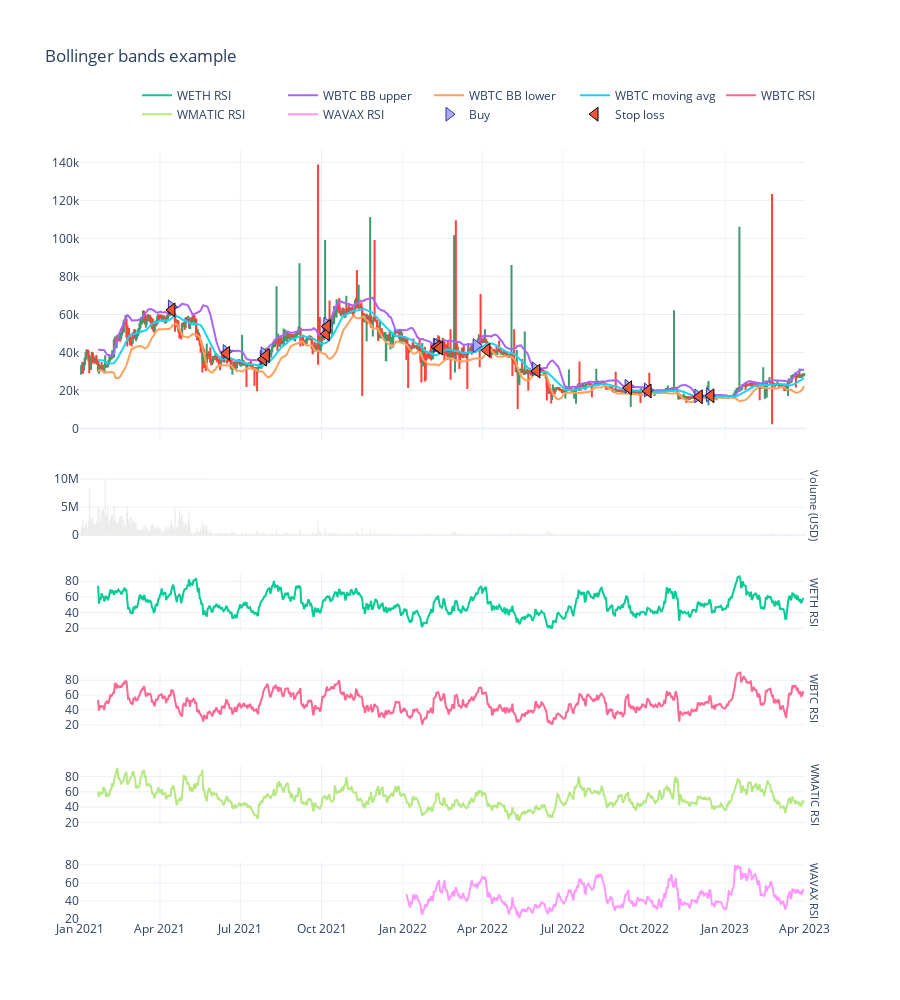

Notebook cell for this chart:
### Markdown cell above
### Price action and technical indicators

- Plot the prica action for the trading pair we backtested.
- Overlay trades on the top of technical indicators

### Code cell
# This is added to improve the image resolution of matplotlib charts generated by quantstats library
%config InlineBackend.figure_format = 'svg'

from tradeexecutor.visual.single_pair import visualise_single_pair, visualise_single_pair_positions_with_duration_and_slippage
from tradingstrategy.charting.candle_chart import VolumeBarMode

examined_pair = universe.get_pair_by_human_description(EXAMINED_PAIR)

figure = visualise_single_pair(
    state,
    universe.universe.candles,
    pair_id=examined_pair.internal_id,
    start_at=START_AT,
    end_at=END_AT,
    volume_bar_mode=VolumeBarMode.separate,
    volume_axis_name="Volume (USD)",
    height = 1000,
)

figure.show()

### Figure 1 — Plotly figure (JSON) as saved in the notebook; plotly's stock layout.template omitted (floating-point values rounded to 4 significant figures; data arrays with more than 128 entries replaced by an {"elided": "..."} marker saying what was removed)
{"data": [{"marker": {"color": "rgba(128,128,128,0.5)"}, "showlegend": false, "type": "bar", "x": {"elided": "821 str values"}, "xaxis": "x2", "y": {"elided": "821 float values"}, "yaxis": "y2"}, {"close": {"elided": "821 float values"}, "high": {"elided": "821 float values"}, "hoverinfo": "text", "low": {"elided": "821 float values"}, "open": {"elided": "821 float values"}, "showlegend": false, "text": {"elided": "821 str values"}, "type": "candlestick", "x": {"elided": "821 str values"}, "xaxis": "x", "yaxis": "y"}, {"line": {"shape": "linear"}, "mode": "lines", "name": "WETH RSI", "type": "scatter", "x": {"elided": "800 str values"}, "xaxis": "x3", "y": {"elided": "800 float values"}, "yaxis": "y3"}, {"line": {"shape": "linear"}, "mode": "lines", "name": "WBTC BB upper", "type": "scatter", "x": {"elided": "800 str values"}, "xaxis": "x", "y": {"elided": "800 float values"}, "yaxis": "y"}, {"line": {"shape": "linear"}, "mode": "lines", "name": "WBTC BB lower", "type": "scatter", "x": {"elided": "800 str values"}, "xaxis": "x", "y": {"elided": "800 float values"}, "yaxis": "y"}, {"line": {"shape": "linear"}, "mode": "lines", "name": "WBTC moving avg", "type": "scatter", "x": {"elided": "800 str values"}, "xaxis": "x", "y": {"elided": "800 float values"}, "yaxis": "y"}, {"line": {"shape": "linear"}, "mode": "lines", "name": "WBTC RSI", "type": "scatter", "x": {"elided": "800 str values"}, "xaxis": "x4", "y": {"elided": "800 float values"}, "yaxis": "y4"}, {"line": {"shape": "linear"}, "mode": "lines", "name": "WMATIC RSI", "type": "scatter", "x": {"elided": "800 str values"}, "xaxis": "x5", "y": {"elided": "800 float values"}, "yaxis": "y5"}, {"line": {"shape": "linear"}, "mode": "lines", "name": "WAVAX RSI", "type": "scatter", "x": {"elided": "451 str values"}, "xaxis": "x6", "y": {"elided": "451 float values"}, "yaxis": "y6"}, {"hoverinfo": "text", "marker": {"color": "#aaaaff", "line": {"color": "#3333aa", "width": 1}, "size": 12, "symbol": "triangle-right"}, "mode": "markers", "name": "Buy", "text": ["Buy WBTC<br><br>Executed at: 2021-04-14 00:00:00<br>Value: 850.4291 USD<br>Quantity: 0.013282 WBTC<br><br>Mid-price: 63998.6375 WBTC / USD<br>Executed at price: 64030.6368 WBTC / USD<br>Estimated execution price: 64030.6368 WBTC / USD<br><br>Fees paid: $0.43<br>Fees planned: $0.43<br>Fees: 0.0005 %", "Buy WBTC<br><br>Executed at: 2021-06-15 00:00:00<br>Value: 1011.5185 USD<br>Quantity: 0.024934 WBTC<br><br>Mid-price: 40547.2693 WBTC / USD<br>Executed at price: 40567.5430 WBTC / USD<br>Estimated execution price: 40567.5430 WBTC / USD<br><br>Fees paid: $0.51<br>Fees planned: $0.51<br>Fees: 0.0005 %", "Buy WBTC<br><br>Executed at: 2021-07-27 00:00:00<br>Value: 1007.5259 USD<br>Quantity: 0.026953 WBTC<br><br>Mid-price: 37361.6772 WBTC / USD<br>Executed at price: 37380.3580 WBTC / USD<br>Estimated execution price: 37380.3580 WBTC / USD<br><br>Fees paid: $0.50<br>Fees planned: $0.50<br>Fees: 0.0005 %", "Buy WBTC<br><br>Executed at: 2021-07-28 00:00:00<br>Value: 1003.6707 USD<br>Quantity: 0.025515 WBTC<br><br>Mid-price: 39316.3138 WBTC / USD<br>Executed at price: 39335.9719 WBTC / USD<br>Estimated execution price: 39335.9719 WBTC / USD<br><br>Fees paid: $0.50<br>Fees planned: $0.50<br>Fees: 0.0005 %", "Buy WBTC<br><br>Executed at: 2021-10-06 00:00:00<br>Value: 1035.0238 USD<br>Quantity: 0.020087 WBTC<br><br>Mid-price: 51501.3057 WBTC / USD<br>Executed at price: 51527.0564 WBTC / USD<br>Estimated execution price: 51527.0564 WBTC / USD<br><br>Fees paid: $0.52<br>Fees planned: $0.52<br>Fees: 0.0005 %", "Buy WBTC<br><br>Executed at: 2021-10-07 00:00:00<br>Value: 1029.1628 USD<br>Quantity: 0.018758 WBTC<br><br>Mid-price: 54836.4597 WBTC / USD<br>Executed at price: 54863.8780 WBTC / USD<br>Estimated execution price: 54863.8780 WBTC / USD<br><br>Fees paid: $0.51<br>Fees planned: $0.51<br>Fees: 0.0005 %", "Buy WBTC<br><br>Executed at: 2022-02-08 00:00:00<br>Value: 989.1806 USD<br>Quantity: 0.022518 WBTC<br><br>Mid-price: 43906.5317 WBTC / USD<br>Executed at price: 43928.4850 WBTC / USD<br>Estimated execution price: 43928.4850 WBTC / USD<br><br>Fees paid: $0.49<br>Fees planned: $0.49<br>Fees: 0.0005 %", "Buy WBTC<br><br>Executed at: 2022-02-09 00:00:00<br>Value: 985.4063 USD<br>Quantity: 0.022499 WBTC<br><br>Mid-price: 43776.5898 WBTC / USD<br>Executed at price: 43798.4781 WBTC / USD<br>Estimated execution price: 43798.4781 WBTC / USD<br><br>Fees paid: $0.49<br>Fees planned: $0.49<br>Fees: 0.0005 %", "Buy WBTC<br><br>Executed at: 2022-03-25 00:00:00<br>Value: 975.2730 USD<br>Quantity: 0.022325 WBTC<br><br>Mid-price: 43662.6083 WBTC / USD<br>Executed at price: 43684.4396 WBTC / USD<br>Estimated execution price: 43684.4396 WBTC / USD<br><br>Fees paid: $0.49<br>Fees planned: $0.49<br>Fees: 0.0005 %", "Buy WBTC<br><br>Executed at: 2022-05-31 00:00:00<br>Value: 965.9611 USD<br>Quantity: 0.030706 WBTC<br><br>Mid-price: 31442.4562 WBTC / USD<br>Executed at price: 31458.1774 WBTC / USD<br>Estimated execution price: 31458.1774 WBTC / USD<br><br>Fees paid: $0.48<br>Fees planned: $0.48<br>Fees: 0.0005 %", "Buy WBTC<br><br>Executed at: 2022-09-13 00:00:00<br>Value: 977.4004 USD<br>Quantity: 0.043921 WBTC<br><br>Mid-price: 22242.3601 WBTC / USD<br>Executed at price: 22253.4813 WBTC / USD<br>Estimated execution price: 22253.4813 WBTC / USD<br><br>Fees paid: $0.49<br>Fees planned: $0.49<br>Fees: 0.0005 %", "Buy WBTC<br><br>Executed at: 2022-10-05 00:00:00<br>Value: 971.5426 USD<br>Quantity: 0.047856 WBTC<br><br>Mid-price: 20291.1794 WBTC / USD<br>Executed at price: 20301.3250 WBTC / USD<br>Estimated execution price: 20301.3250 WBTC / USD<br><br>Fees paid: $0.49<br>Fees planned: $0.49<br>Fees: 0.0005 %", "Buy WBTC<br><br>Executed at: 2022-12-01 00:00:00<br>Value: 946.7387 USD<br>Quantity: 0.055089 WBTC<br><br>Mid-price: 17177.0192 WBTC / USD<br>Executed at price: 17185.6077 WBTC / USD<br>Estimated execution price: 17185.6077 WBTC / USD<br><br>Fees paid: $0.47<br>Fees planned: $0.47<br>Fees: 0.0005 %", "Buy WBTC<br><br>Executed at: 2022-12-14 00:00:00<br>Value: 938.5261 USD<br>Quantity: 0.052921 WBTC<br><br>Mid-price: 17725.5564 WBTC / USD<br>Executed at price: 17734.4192 WBTC / USD<br>Estimated execution price: 17734.4192 WBTC / USD<br><br>Fees paid: $0.47<br>Fees planned: $0.47<br>Fees: 0.0005 %"], "type": "scatter", "x": ["2021-04-14T00:00:00", "2021-06-15T00:00:00", "2021-07-27T00:00:00", "2021-07-28T00:00:00", "2021-10-06T00:00:00", "2021-10-07T00:00:00", "2022-02-08T00:00:00", "2022-02-09T00:00:00", "2022-03-25T00:00:00", "2022-05-31T00:00:00", "2022-09-13T00:00:00", "2022-10-05T00:00:00", "2022-12-01T00:00:00", "2022-12-14T00:00:00"], "xaxis": "x", "y": [64000.0, 40550.0, 37360.0, 39320.0, 51500.0, 54840.0, 43910.0, 43780.0, 43660.0, 31440.0, 22240.0, 20290.0, 17180.0, 17730.0], "yaxis": "y"}, {"hoverinfo": "text", "marker": {"color": "#aaaaff", "line": {"color": "#3333aa", "width": 1}, "size": 12, "symbol": "triangle-left"}, "mode": "markers", "name": "Sell", "text": [], "type": "scatter", "x": [], "xaxis": "x", "y": [], "yaxis": "y"}, {"hoverinfo": "text", "marker": {"line": {"color": "black", "width": 1}, "size": 12, "symbol": "triangle-left"}, "mode": "markers", "name": "Stop loss", "text": ["Stop loss WBTC<br><br>Trigger was at 62718.6648 WBTC / USD<br><br>Executed at: 2021-04-14 12:45:00<br>Value: 828.5264 USD<br>Quantity: 0.013282 WBTC<br><br>Mid-price: 62412.7403 WBTC / USD<br>Executed at price: 62381.5340 WBTC / USD<br>Estimated execution price: 62381.5340 WBTC / USD<br><br>Fees paid: $0.41<br>Fees planned: $0.41<br>Fees: 0.0005 %", "Stop loss WBTC<br><br>Trigger was at 39736.3239 WBTC / USD<br><br>Executed at: 2021-06-15 10:15:00<br>Value: 987.3210 USD<br>Quantity: 0.024934 WBTC<br><br>Mid-price: 39616.8986 WBTC / USD<br>Executed at price: 39597.0902 WBTC / USD<br>Estimated execution price: 39597.0902 WBTC / USD<br><br>Fees paid: $0.49<br>Fees planned: $0.49<br>Fees: 0.0005 %", "Stop loss WBTC<br><br>Trigger was at 36614.4436 WBTC / USD<br><br>Executed at: 2021-07-27 02:45:00<br>Value: 984.1614 USD<br>Quantity: 0.026953 WBTC<br><br>Mid-price: 36531.7730 WBTC / USD<br>Executed at price: 36513.5071 WBTC / USD<br>Estimated execution price: 36513.5071 WBTC / USD<br><br>Fees paid: $0.49<br>Fees planned: $0.49<br>Fees: 0.0005 %", "Stop loss WBTC<br><br>Trigger was at 38529.9875 WBTC / USD<br><br>Executed at: 2021-07-30 09:30:00<br>Value: 979.5887 USD<br>Quantity: 0.025515 WBTC<br><br>Mid-price: 38411.3510 WBTC / USD<br>Executed at price: 38392.1453 WBTC / USD<br>Estimated execution price: 38392.1453 WBTC / USD<br><br>Fees paid: $0.49<br>Fees planned: $0.49<br>Fees: 0.0005 %", "Stop loss WBTC<br><br>Trigger was at 50471.2796 WBTC / USD<br><br>Executed at: 2021-10-06 08:30:00<br>Value: 999.5028 USD<br>Quantity: 0.020087 WBTC<br><br>Mid-price: 49783.5909 WBTC / USD<br>Executed at price: 49758.6991 WBTC / USD<br>Estimated execution price: 49758.6991 WBTC / USD<br><br>Fees paid: $0.50<br>Fees planned: $0.50<br>Fees: 0.0005 %", "Stop loss WBTC<br><br>Trigger was at 53739.7305 WBTC / USD<br><br>Executed at: 2021-10-07 11:30:00<br>Value: 1006.7774 USD<br>Quantity: 0.018758 WBTC<br><br>Mid-price: 53697.3765 WBTC / USD<br>Executed at price: 53670.5278 WBTC / USD<br>Estimated execution price: 53670.5278 WBTC / USD<br><br>Fees paid: $0.50<br>Fees planned: $0.50<br>Fees: 0.0005 %", "Stop loss WBTC<br><br>Trigger was at 43028.4011 WBTC / USD<br><br>Executed at: 2022-02-08 17:30:00<br>Value: 966.3061 USD<br>Quantity: 0.022518 WBTC<br><br>Mid-price: 42934.1188 WBTC / USD<br>Executed at price: 42912.6518 WBTC / USD<br>Estimated execution price: 42912.6518 WBTC / USD<br><br>Fees paid: $0.48<br>Fees planned: $0.48<br>Fees: 0.0005 %", "Stop loss WBTC<br><br>Trigger was at 42901.0580 WBTC / USD<br><br>Executed at: 2022-02-11 16:00:00<br>Value: 952.0741 USD<br>Quantity: 0.022499 WBTC<br><br>Mid-price: 42338.1277 WBTC / USD<br>Executed at price: 42316.9586 WBTC / USD<br>Estimated execution price: 42316.9586 WBTC / USD<br><br>Fees paid: $0.48<br>Fees planned: $0.48<br>Fees: 0.0005 %", "Stop loss WBTC<br><br>Trigger was at 42789.3561 WBTC / USD<br><br>Executed at: 2022-04-06 03:30:00<br>Value: 918.8370 USD<br>Quantity: 0.022325 WBTC<br><br>Mid-price: 41177.1438 WBTC / USD<br>Executed at price: 41156.5553 WBTC / USD<br>Estimated execution price: 41156.5553 WBTC / USD<br><br>Fees paid: $0.46<br>Fees planned: $0.46<br>Fees: 0.0005 %", "Stop loss WBTC<br><br>Trigger was at 30813.6071 WBTC / USD<br><br>Executed at: 2022-06-01 17:00:00<br>Value: 928.6337 USD<br>Quantity: 0.030706 WBTC<br><br>Mid-price: 30257.6780 WBTC / USD<br>Executed at price: 30242.5492 WBTC / USD<br>Estimated execution price: 30242.5492 WBTC / USD<br><br>Fees paid: $0.46<br>Fees planned: $0.46<br>Fees: 0.0005 %", "Stop loss WBTC<br><br>Trigger was at 21797.5129 WBTC / USD<br><br>Executed at: 2022-09-13 12:45:00<br>Value: 941.8982 USD<br>Quantity: 0.043921 WBTC<br><br>Mid-price: 21455.8934 WBTC / USD<br>Executed at price: 21445.1655 WBTC / USD<br>Estimated execution price: 21445.1655 WBTC / USD<br><br>Fees paid: $0.47<br>Fees planned: $0.47<br>Fees: 0.0005 %", "Stop loss WBTC<br><br>Trigger was at 19885.3558 WBTC / USD<br><br>Executed at: 2022-10-05 15:00:00<br>Value: 946.2160 USD<br>Quantity: 0.047856 WBTC<br><br>Mid-price: 19781.9919 WBTC / USD<br>Executed at price: 19772.1009 WBTC / USD<br>Estimated execution price: 19772.1009 WBTC / USD<br><br>Fees paid: $0.47<br>Fees planned: $0.47<br>Fees: 0.0005 %", "Stop loss WBTC<br><br>Trigger was at 16833.4788 WBTC / USD<br><br>Executed at: 2022-12-02 14:00:00<br>Value: 922.5256 USD<br>Quantity: 0.055089 WBTC<br><br>Mid-price: 16754.4568 WBTC / USD<br>Executed at price: 16746.0796 WBTC / USD<br>Estimated execution price: 16746.0796 WBTC / USD<br><br>Fees paid: $0.46<br>Fees planned: $0.46<br>Fees: 0.0005 %", "Stop loss WBTC<br><br>Trigger was at 17371.0453 WBTC / USD<br><br>Executed at: 2022-12-15 17:45:00<br>Value: 913.1133 USD<br>Quantity: 0.052921 WBTC<br><br>Mid-price: 17262.8490 WBTC / USD<br>Executed at price: 17254.2176 WBTC / USD<br>Estimated execution price: 17254.2176 WBTC / USD<br><br>Fees paid: $0.46<br>Fees planned: $0.46<br>Fees: 0.0005 %"], "type": "scatter", "x": ["2021-04-14T12:45:00", "2021-06-15T10:15:00", "2021-07-27T02:45:00", "2021-07-30T09:30:00", "2021-10-06T08:30:00", "2021-10-07T11:30:00", "2022-02-08T17:30:00", "2022-02-11T16:00:00", "2022-04-06T03:30:00", "2022-06-01T17:00:00", "2022-09-13T12:45:00", "2022-10-05T15:00:00", "2022-12-02T14:00:00", "2022-12-15T17:45:00"], "xaxis": "x", "y": [62410.0, 39620.0, 36530.0, 38410.0, 49780.0, 53700.0, 42930.0, 42340.0, 41180.0, 30260.0, 21460.0, 19780.0, 16750.0, 17260.0], "yaxis": "y"}, {"hoverinfo": "text", "marker": {"line": {"color": "black", "width": 1}, "size": 12, "symbol": "triangle-left"}, "mode": "markers", "name": "Take profit", "text": [], "type": "scatter", "x": [], "xaxis": "x", "y": [], "yaxis": "y"}], "layout": {"annotations": [{"font": {"size": 11}, "showarrow": false, "text": "Volume (USD)", "textangle": 90, "x": 0.98, "xanchor": "left", "xref": "paper", "y": 0.5375, "yanchor": "middle", "yref": "paper"}, {"font": {"size": 11}, "showarrow": false, "text": "WETH RSI", "textangle": 90, "x": 0.98, "xanchor": "left", "xref": "paper", "y": 0.4125, "yanchor": "middle", "yref": "paper"}, {"font": {"size": 11}, "showarrow": false, "text": "WBTC RSI", "textangle": 90, "x": 0.98, "xanchor": "left", "xref": "paper", "y": 0.2875, "yanchor": "middle", "yref": "paper"}, {"font": {"size": 11}, "showarrow": false, "text": "WMATIC RSI", "textangle": 90, "x": 0.98, "xanchor": "left", "xref": "paper", "y": 0.1625, "yanchor": "middle", "yref": "paper"}, {"font": {"size": 11}, "showarrow": false, "text": "WAVAX RSI", "textangle": 90, "x": 0.98, "xanchor": "left", "xref": "paper", "y": 0.0375, "yanchor": "middle", "yref": "paper"}], "height": 1000, "legend": {"orientation": "h", "x": 1, "xanchor": "right", "y": 1.09, "yanchor": "top"}, "margin": {"t": 150}, "title": {"text": "Bollinger bands example", "y": 0.95}, "xaxis": {"anchor": "y", "domain": [0, 0.98], "matches": "x6", "rangeslider": {"visible": false}, "showticklabels": false}, "xaxis2": {"anchor": "y2", "domain": [0, 0.98], "matches": "x6", "rangeslider": {"visible": false}, "showticklabels": false}, "xaxis3": {"anchor": "y3", "domain": [0, 0.98], "matches": "x6", "rangeslider": {"visible": false}, "showticklabels": false}, "xaxis4": {"anchor": "y4", "domain": [0, 0.98], "matches": "x6", "rangeslider": {"visible": false}, "showticklabels": false}, "xaxis5": {"anchor": "y5", "domain": [0, 0.98], "matches": "x6", "rangeslider": {"visible": false}, "showticklabels": false}, "xaxis6": {"anchor": "y6", "domain": [0, 0.98], "rangeslider": {"visible": false}}, "yaxis": {"anchor": "x", "domain": [0.625, 1]}, "yaxis2": {"anchor": "x2", "domain": [0.5, 0.575]}, "yaxis3": {"anchor": "x3", "domain": [0.375, 0.45]}, "yaxis4": {"anchor": "x4", "domain": [0.25, 0.325]}, "yaxis5": {"anchor": "x5", "domain": [0.125, 0.2]}, "yaxis6": {"anchor": "x6", "domain": [0, 0.075]}}}
